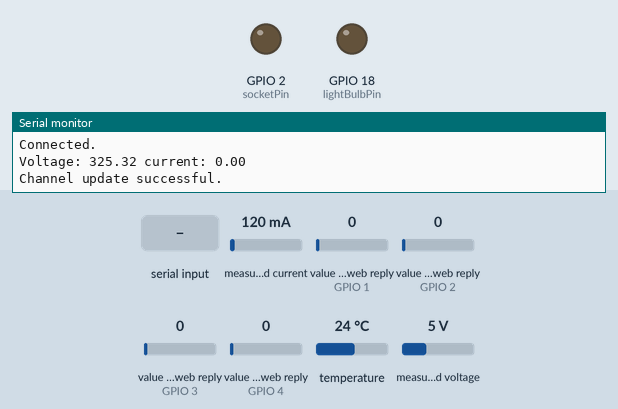
Recording of a sketch running on a simulated ESP32. Parts: output pins drawn as LEDs (lit = HIGH), the last lines printed to the serial monitor. Inputs (shaded band) come from the test bench; at power-on: measured current 120 mA, value in the web reply (sensors on GPIO 1, GPIO 2, GPIO 3, GPIO 4) 0, temperature 24 °C, measured voltage 5 V. WiFi joins after 1.5 s; servers stay silent unless stated; web services answer with replies made up by the test bench.

Above: at 6.2 s.
6.3 s: "turn light on" received over Serial
At 8.1 s:
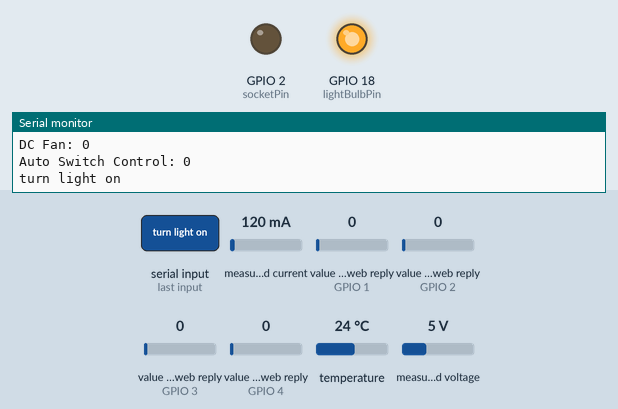
Timing chart, 0 to 27.2 s (numbered marks = the images above; inputs shaded):
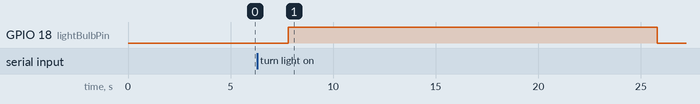

Measured:
- after the input at 6.3 s, GPIO 18 (lightBulbPin): LOW → HIGH after 1.5 s, → LOW 18.0 s later

The sketch:

IoT_Smart_Home_Energy_Project.ino
```cpp
// Include the libraries we need
#include <OneWire.h>
#include <DallasTemperature.h>
#include <WiFi.h>
#include "ThingSpeak.h" // always include thingspeak header file after other header files and custom macros
#include "EmonLib.h"             // Include Emon Library
EnergyMonitor emon1;             // Create an instance

const char ssid[] = "Galaxy A51 917E";  // your network SSID (name)
const char pass[] = "tosin@345";   // your network password
WiFiClient  client;

// SoftwareSerial bluetoothSerial(13, 12);
String voiceCommand;
//parameters for energy
float realPower, apparentPower, powerFactor, supplyVoltage, Irms, actualCurrent, actualVoltage;
float actualPower, actualEnergy;

const int pirPin = 26;
const int socketPin = 2;
const int lightBulbPin = 18;
const int dcFanPin = 15;
const int voltageSensorPin = 34;
const int currentSensorPin = 35;
//states to hold the voice and IoT inputs
bool bulbState, socketState, dcFanState, autoSwitch;
bool bulbState1, socketState1, dcFanState1;

unsigned long counterChannelNumber = 2536471;
unsigned long counterChannelNumber2 = 2558070;
unsigned long readChannelNumber = 2558070;             // Channel ID
const char * myWriteAPIKey = "5NYF7DAJ5CPNOJW9";
const char * myWriteAPIKey2 = "XWA4T3G0P2MKHGYY";
const char * myCounterReadAPIKey = "UHVB76ZF2XX8EJVA"; // Read API Key
const int FieldNumber1 = 1;  // The field you wish to read
const int FieldNumber2 = 2;  // The field you wish to read
const int FieldNumber3 = 3;
const int FieldNumber4 = 4;

int number, statusCode = 0;
int field[4] = {2,3,4,5};
//for temp sensor
// Data wire is plugged into port 2 on the Arduino
#define ONE_WIRE_BUS 4
// Setup a oneWire instance to communicate with any OneWire devices (not just Maxim/Dallas temperature ICs)
OneWire oneWire(ONE_WIRE_BUS);
// Pass our oneWire reference to Dallas Temperature.
DallasTemperature sensors(&oneWire);
float tempC;


void setup() {
  Serial.begin(9600);
  sensors.begin();
  //begin the bluetooth connections
  // bluetoothSerial.begin(115200);
  WiFi.mode(WIFI_STA);
  ThingSpeak.begin(client);  // Initialize ThingSpeak
  //the outputs and inputs
  pinMode(socketPin, OUTPUT);
  pinMode(lightBulbPin, OUTPUT);
  pinMode(dcFanPin, OUTPUT);
  pinMode(pirPin, INPUT);
  //turn them all off first
  digitalWrite(socketPin, LOW);
  digitalWrite(lightBulbPin, LOW);
  digitalWrite(dcFanPin, LOW);
//use the emon lib to call the voltage and current parameters
  emon1.voltage(voltageSensorPin, 55.26, 1.7);  // Voltage: input pin, calibration, phase_shift
  emon1.current(currentSensorPin, 107.1);       // Current: input pin, calibration.
  //check if conected to wiFi connection
  if(WiFi.status() != WL_CONNECTED){
    Serial.print("Attempting to connect to SSID: ");
    Serial.println(ssid);
    while(WiFi.status() != WL_CONNECTED){
      WiFi.begin(ssid, pass); // Connect to WPA/WPA2 network. Change this line if using open or WEP network
      Serial.print(".");
      delay(5000);
    }
    Serial.println("\nConnected.");
  }
}

//function for check A.C voltage level
double voltageCurrentSensors(){
  emon1.calcVI(20,2000);         // Calculate all. No.of half wavelengths (crossings), time-out
  //emon1.serialprint();           // Print out all variables (realpower, apparent power, Vrms, Irms, power factor)

  realPower       = emon1.realPower;        //extract Real Power into variable
  apparentPower   = emon1.apparentPower;    //extract Apparent Power into variable
  powerFactor     = emon1.powerFactor;      //extract Power Factor into Variable
  supplyVoltage   = emon1.Vrms;             //extract Vrms into Variable
  Irms            = emon1.Irms;             //extract Irms into Variable
  actualCurrent = (Irms/0.707)/1000;
  actualVoltage = supplyVoltage/0.707;
  actualPower = actualCurrent*actualVoltage;
  actualEnergy = actualPower* (millis()/1000);
  return actualCurrent, actualVoltage, actualPower, actualEnergy, powerFactor;
}

float tempSensor(){
  // call sensors.requestTemperatures() to issue a global temperature
  // request to all devices on the bus
  // Serial.print("Requesting temperatures...");
  sensors.requestTemperatures(); // Send the command to get temperatures
  // Serial.println("DONE");
  // After we got the temperatures, we can print them here.
  // We use the function ByIndex, and as an example get the temperature from the first sensor only.
  tempC = sensors.getTempCByIndex(0);

  // Check if reading was successful
  if(tempC != DEVICE_DISCONNECTED_C) {
    Serial.print("Temperature for the device 1 (index 0) is: ");
    Serial.println(tempC);
  }
  else  {
    Serial.println("Error: Could not read temperature data");
  }
//put condition for turning on Fan Automatically using temperature
if(tempC <= 10.20){
  digitalWrite(dcFanPin, LOW);
}

else if(tempC >= 55.00){
  digitalWrite(dcFanPin, HIGH);
}
  return tempC;
}

float DecimalRound(float input, int decimals){
  float scale=pow(10,decimals);
  return round(input*scale)/scale;
}

void writeToThingspeak(){
  voltageCurrentSensors();
  actualVoltage = DecimalRound(actualVoltage, 2);
  actualCurrent = DecimalRound(actualCurrent, 2);
  actualPower = DecimalRound(actualPower, 2);
  actualEnergy = DecimalRound(actualEnergy, 2);
   // set the fields with the values , , , , powerFactor
  ThingSpeak.setField(1, actualVoltage);
  ThingSpeak.setField(2, actualCurrent);
  ThingSpeak.setField(3, actualPower);
  ThingSpeak.setField(4, actualEnergy);
   /*print out the values*/
   Serial.print("Voltage: ");
  Serial.print(actualVoltage);
  Serial.print(" current: ");
  Serial.println(actualCurrent);
   // write to the ThingSpeak channel
  int x = ThingSpeak.writeFields(counterChannelNumber, myWriteAPIKey);
  if(x == 200){
    Serial.println("Channel update successful.");
  }
  else{
    Serial.println("Problem updating channel. HTTP error code " + String(x));
  }

  // change the value
  // number++;
  // if(number > 99){
  //   number = 0;
  // }
  }

int readFromThingspeak(){
  //---------------- Channel 1 ----------------//
  bulbState = ThingSpeak.readLongField(readChannelNumber, FieldNumber1, myCounterReadAPIKey);
  statusCode = ThingSpeak.getLastReadStatus();
      if (statusCode == 200){
        Serial.print("A.C. Bulb: ");
        Serial.println(bulbState);
      }
      else{
        Serial.println("Unable to read channel / No internet connection");
      }
  delay(100);
  //---------------- Channel 2 ----------------//
  socketState = ThingSpeak.readLongField(readChannelNumber, FieldNumber2, myCounterReadAPIKey);
  statusCode = ThingSpeak.getLastReadStatus();
  if (statusCode == 200) {
    Serial.print("A.C. Socket: ");
    Serial.println(socketState);
  }
  else {
    Serial.println("Unable to read channel / No internet connection");
  }
  delay(100);
   //---------------- Channel 3 ----------------//
  dcFanState = ThingSpeak.readLongField(readChannelNumber, FieldNumber3, myCounterReadAPIKey);
  statusCode = ThingSpeak.getLastReadStatus();
  if (statusCode == 200) {
    Serial.print("DC Fan: ");
    Serial.println(dcFanState);
  }
  else {
    Serial.println("Unable to read channel / No internet connection");
  }
   //---------------- Channel 4 ----------------//
  autoSwitch = ThingSpeak.readLongField(readChannelNumber, FieldNumber4, myCounterReadAPIKey);
  statusCode = ThingSpeak.getLastReadStatus();
  if (statusCode == 200) {
    Serial.print("Auto Switch Control: ");
    Serial.println(autoSwitch);
  }
  else {
    Serial.println("Unable to read channel / No internet connection");
  }
  //use what is read to control appliances if the automatic switch is not turned on
if(autoSwitch == 0){
if(bulbState == 1){
  digitalWrite(lightBulbPin, HIGH);
      }
if (bulbState == 0) {
  digitalWrite(lightBulbPin, LOW);
    }
    //control the socket point
if(socketState == 1){
  digitalWrite(socketPin, HIGH);
      }
if (socketState == 0) {
  digitalWrite(socketPin, LOW);
    }
if(dcFanState == 1){
  digitalWrite(dcFanPin, HIGH);
      }
if (dcFanState == 0) {
  digitalWrite(dcFanPin, LOW);
    }
  }
  if(autoSwitch == 1){
     Serial.println(digitalRead(pirPin));
    if(digitalRead(pirPin) == 1){
     digitalWrite(lightBulbPin, HIGH);
      delay(2000);
      digitalWrite(dcFanPin, HIGH);
      delay(2000);
      digitalWrite(socketPin, HIGH);
    }
  }
  return dcFanState, socketState, bulbState;
}

//function for checking bluetooth voice control
void btVoiceControl() {
  tempSensor();
  readFromThingspeak();
  while (Serial.available()) {
    delay(10);
    char c = Serial.read();
    if (c == '#') {
      break;
    }
    voiceCommand += c;
    // Serial.write(c);
  }
  if (voiceCommand.length() > 0) {
     Serial.println(voiceCommand);

    if((voiceCommand == "turn light on") || (voiceCommand == "light on") || (voiceCommand == "light bulb on")  || (voiceCommand == "turn bulb on") || (voiceCommand == "bulb on")|| (voiceCommand == "turn bob on") || (voiceCommand == "Bob on")){
      bulbState1 = 1;
    }

    if((voiceCommand == "turn light off") || (voiceCommand == "lights off") || (voiceCommand == "light bulb off") || (voiceCommand == "turn bulb off") || (voiceCommand == "bulb off") || (voiceCommand == "turn bob off") || (voiceCommand == "Bob off")){
      bulbState1 = 0;
    }

    if((voiceCommand == "turn socket on") || (voiceCommand == "socket on")){
      socketState1 = 1;
    }

    if((voiceCommand == "turn socket off") || (voiceCommand == "socket off")){
      bulbState1 = 0;
    }

    if((voiceCommand == "turn fan on") || (voiceCommand == "fan on")){
      dcFanState1 = 1;
    }

    if((voiceCommand == "turn fan off") || (voiceCommand == "fan off")){
      dcFanState1 = 0;
    }
     if((voiceCommand == "turn off all") || (voiceCommand == "off all") || (voiceCommand == "off all appliances")){
      dcFanState1 = 0;
      bulbState1 = 0;
      socketState1 = 0;
    }

    if((voiceCommand == "turn on all") || (voiceCommand == "on all") || (voiceCommand == "on all appliances") || (voiceCommand == "on all loads")){
      dcFanState1 = 1;
      bulbState1 = 1;
      socketState1 = 1;
    }
    //use voice to control appliance
    if(bulbState1 == 1){
  digitalWrite(lightBulbPin, HIGH);
      }
if (bulbState1 == 0) {
  digitalWrite(lightBulbPin, LOW);
    }
    //control the light bulb
if(socketState1 == 1){
  digitalWrite(socketPin, HIGH);
      }
if (socketState1 == 0) {
  digitalWrite(socketPin, LOW);
    }
if(dcFanState1 == 1){
  digitalWrite(dcFanPin, HIGH);
      }
if (dcFanState1 == 0) {
  digitalWrite(dcFanPin, LOW);
    }
//send these states to thingspeak
  ThingSpeak.setField(1, bulbState1);
  ThingSpeak.setField(2, socketState1);
  ThingSpeak.setField(3, dcFanState1);
   // write to the ThingSpeak channel
  int x = ThingSpeak.writeFields(counterChannelNumber2, myWriteAPIKey2);
  if(x == 200){
    Serial.println("Channel update successful.");
  }
  else{
    Serial.println("error updating channel");
  }
  }
    Serial.print("A.C. Socket: ");
    Serial.print(socketState);
    Serial.print(" A.C. Bulb: ");
    Serial.print(bulbState);
    Serial.print(" DC Fan: ");
    Serial.println(dcFanState);

  voiceCommand = "";
  // return bulbState1, socketState1, dcFanState1;
}


void loop() {
  writeToThingspeak();
  btVoiceControl();

   delay(15000);

  // voltageSensor();
}
```
